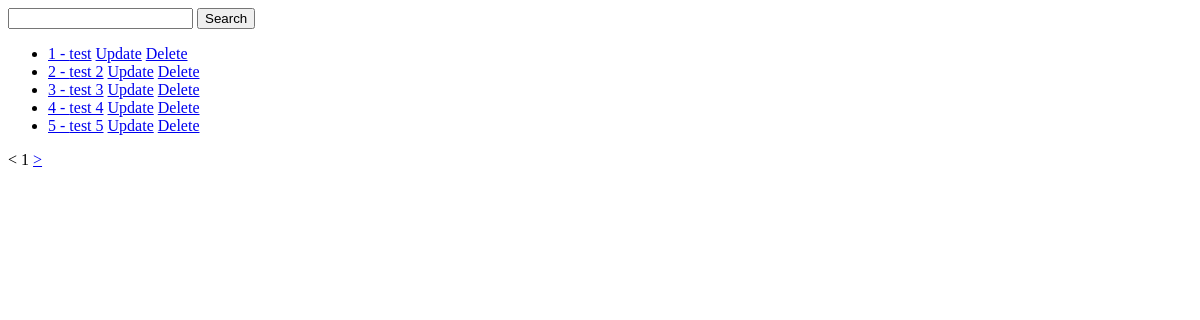
The page /cbv/view/ on the database as committed earlier.
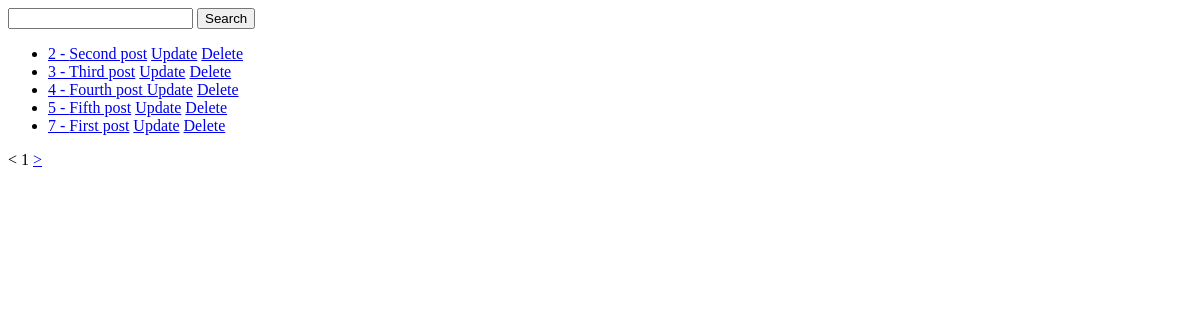
The same page on the database as committed later.
### class_based_views/common/models.py (models this page shows, shortened)
class Post(models.Model):
    title = models.CharField(max_length=100)
    content = models.TextField()
    created_at = models.DateTimeField(auto_now_add=True)

### class_based_views/common/views.py (the view)
# urls.py: path('cbv/view/', views.PostListView.as_view(), name='view_posts'),
class PostListView(views.ListView):
    template_name = 'posts/list_view.html'
    model = Post
    context_object_name = 'posts'
    paginate_by = 5
    def get_queryset(self):
        queryset = super().get_queryset()
        search = self.request.GET.get('search', '')
        queryset = queryset.filter(title__icontains=search)
        return queryset
    def get_context_data(self, *args, **kwargs):
        context = super().get_context_data(*args, **kwargs)
        context['search'] = self.request.GET.get('search', '')
        return context

### templates/posts/list_view.html (shortened to what this page needs)
<!DOCTYPE html>
<html lang="en">
<head>
</head>
<body>
<form action="{% url 'view_posts' %}">
    <input type="text" name="search" value="{{ search }}">
    <input type="submit" value="Search">
</form>
<ul class="list">
    {% for post in posts %}
        <li>
            <a href="{% url 'post_details' post.pk %}">{{ post.pk }} - {{ post.title }}</a>
            <a href="{% url 'post_update' post.pk %}">Update</a>
            <a href="{% url 'post_delete' post.pk %}">Delete</a>
        </li>
    {% endfor %}
</ul>
{% if page_obj.has_previous %}
    <a href="?page={{ page_obj.previous_page_number }}&search={{ search }}">&lt;</a>
{% else %}
    <a>&lt;</a>
{% endif %}
{{ page_obj.number }}
{% if page_obj.has_next %}
    <a href="?page={{ page_obj.next_page_number }}&search={{ search }}">&gt;</a>
{% else %}
    <a>&gt;</a>
{% endif %}
</body>
</html>

Rows that differ between the two databases and show on the page:
removed Post: pk "1", title "test"
changed Post id 2: title "test 2" → "Second post"
changed Post id 3: title "test 3" → "Third post"
changed Post id 4: title "test 4" → "Fourth post"
changed Post id 5: title "test 5" → "Fifth post"
added Post: pk "7", title "First post"
